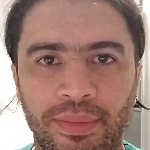
#> input picture data/Daniel/rostro_0.jpg, 150 x 150 px, found by its file name; its folder holds only this picture in this run
$ python entrenandoRF.py
#> lines starting #> are read from the running program, lines starting #| are printed output that depends on the picture
import cv2
import os
import numpy as np

dataPath = 'E:/Proyectos/PYTHON/Reconocimiento_Facial/data' #Cambia a la ruta donde hayas almacenado Data
peopleList = os.listdir(dataPath)
print('Lista de personas: ', peopleList)

labels = []
facesData = []
label = 0

for nameDir in peopleList:
	personPath = dataPath + '/' + nameDir
	print('Leyendo las imágenes')

	for fileName in os.listdir(personPath):
		print('Rostros: ', nameDir + '/' + fileName)
		labels.append(label)
		facesData.append(cv2.imread(personPath+'/'+fileName,0))
		image = cv2.imread(personPath+'/'+fileName,0)
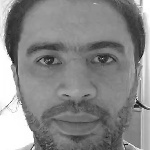
#> image: shape (150, 150); min 11, max 255, mean 136.7
		#cv2.imshow('image',image)
		#cv2.waitKey(10)
	label = label + 1
#> pass 2 of the loop `for nameDir in peopleList:`:
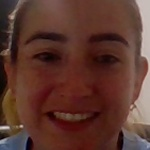
#> input picture data/Elizabeth/rostro_1.jpg, 150 x 150 px, found by its file name
#> `image = cv2.imread(personPath+'/'+fileName,0)`:
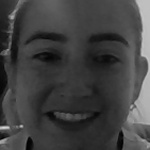
#> image: shape (150, 150); min 1, max 215, mean 66

#print('labels= ',labels)
#print('Número de etiquetas 0: ',np.count_nonzero(np.array(labels)==0))
#print('Número de etiquetas 1: ',np.count_nonzero(np.array(labels)==1))

# Métodos para entrenar el reconocedor

face_recognizer = cv2.face.LBPHFaceRecognizer_create()
#face_recognizer = cv2.face.eigenfacerecognizer_create()
#face_recognizer = cv2.face.FisherFaceRecognizer_create()

# Entrenando el reconocedor de rostros
print("Entrenando...")
face_recognizer.train(facesData, np.array(labels))

# Almacenando el modelo obtenido
#face_recognizer.write('modeloEigenFace.xml')
#face_recognizer.write('modeloFisherFace.xml')
face_recognizer.write('modeloLBPHFace.xml')
print("Modelo almacenado...")
